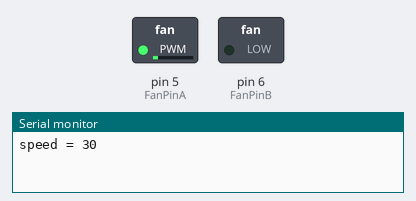
The sketch below on a simulated Arduino Uno, built with avr-gcc and run on an emulated ATmega328P. On the bench: switched loads named in the sketch (green lamp = pin HIGH), the last lines printed to the serial monitor.

Above: at 0.05 s.
At 5.05 s:
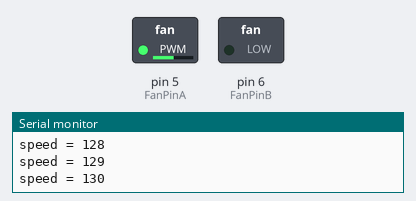
At 10.15 s:
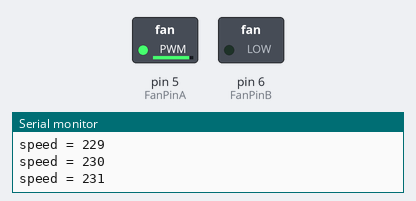
At 20.25 s:
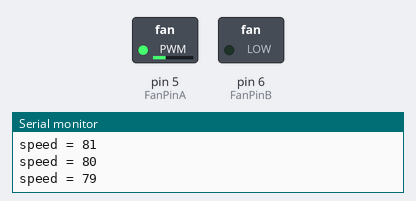
Timing chart, 0 to 29.5 s (numbered marks = the images above):
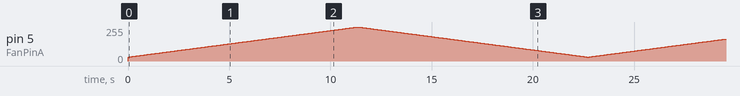

The sketch:

10SpeedFan.ino
```cpp
/*
Speed fan experiment, slowly accelerate, slow down.
*/

#define FanPinA 5  //L9110 1A
#define FanPinB 6  //L9110 1B

void setup()
{
    Serial.begin(115200);

    //Configure the pin mode
    pinMode(FanPinA, OUTPUT);
    pinMode(FanPinB, OUTPUT);
}

void loop()
{
    //Speed increased from 30 to 255
    for (int i = 30; i <= 255; i++)
    {
        Serial.print("speed = ");
        Serial.println(i);
        analogWrite(FanPinA,i);
        analogWrite(FanPinB,0);
        delay(50);
    }
    //Speed reduced from 255 to 30
    for (int i = 255; i >= 30; i--)
    {
        Serial.print("speed = ");
        Serial.println(i);
        analogWrite(FanPinA,i);
        analogWrite(FanPinB,0);
        delay(50);
    }
}
```
